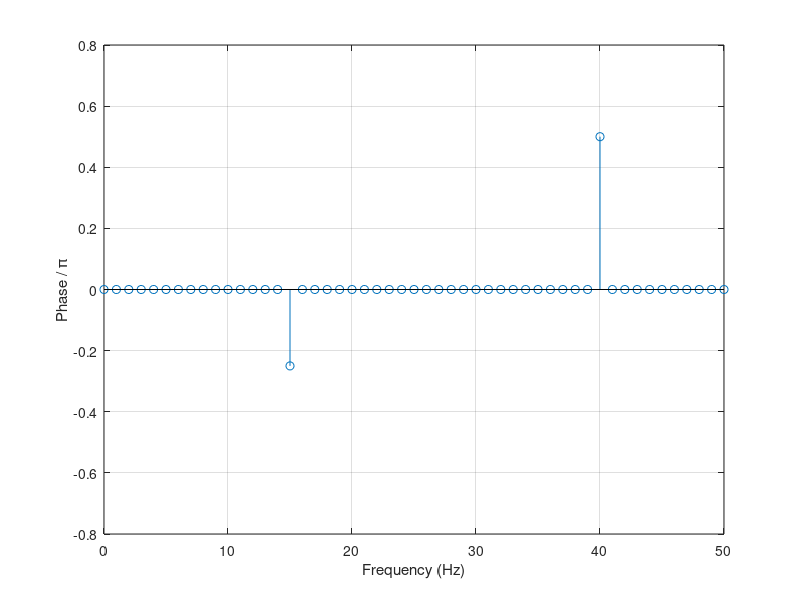
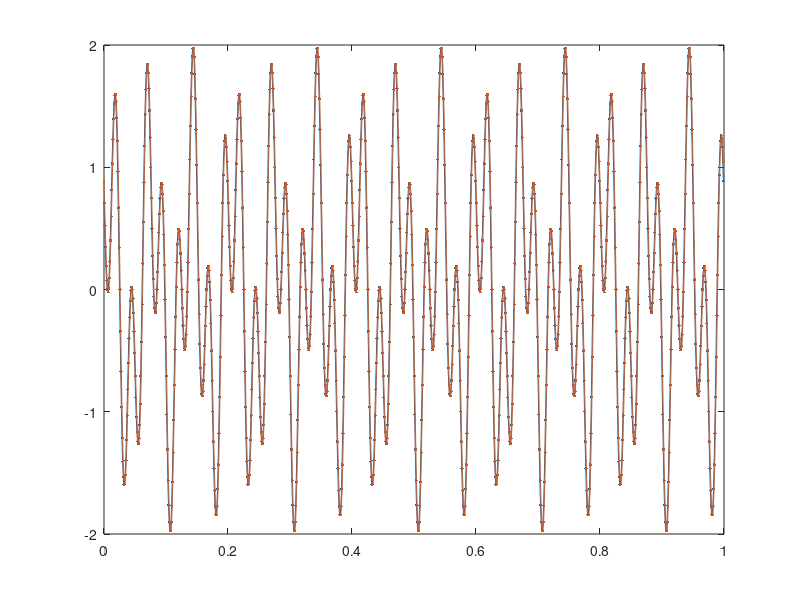

Write the MATLAB code that produced these figures, in order. (Note: this script raises an error after producing the figures.)


%%

fs = 100;
t = 0:1/fs:1-1/fs;
x = cos(2*pi*15*t - pi/4) - sin(2*pi*40*t);


%%

y = fft(x);
% z = fftshift(y);

ly = length(y);
% f = (-ly/2:ly/2-1)/ly*fs;
f = (0:ly-1)/ly*fs;

% stem(f,abs(z))
stem(f,abs(y))
xlabel 'Frequency (Hz)'
ylabel '|y|'
grid
xlim([0 fs/2])

%%

tol = 1e-6;
y(abs(y) < tol) = 0;

theta = angle(y);

stem(f,theta/pi)
xlabel 'Frequency (Hz)'
ylabel 'Phase / \pi'
grid
xlim([0 fs/2])


%% shift and ifft

%%
fs = 1000;
t = 0:1/fs:1-1/fs;
x = cos(2*pi*15*t - pi/4) - sin(2*pi*40*t);
n = numel(t);
delt = 1/fs;
delf = fs/n;
t = (0:n-1)*delt;
f = (-n/2:n/2-1)*delf;
y = fftshift(fft(x))/n;
i0 = n/2+1;
ip = i0+15;
im = i0-15;
first_fund = y(ip)*exp(2*pi*1i*f(ip)*t) + y(im)*exp(2*pi*1i*f(im)*t);
figure;
% plot(t,x,t,first_fund, '.-')              % same as what you have
plot(t,x, '.-') 
% t0 = (angle(y(ip))/(2*pi*f(ip)))

% t0 = pi/32*f(ip);
for t0 = [0:0.02:1]/fs
y1 = y.*exp(-2*pi*1i*f*t0);          % y1(ip) and y1(im) are real.
% y1(1) = real(y1(1));                % band aid fix                
x1 = n*(ifft(ifftshift(y1)));       % approx. circularly shifted signal
first_fund1 = y1(ip)*exp(2*pi*1i*f(ip)*t) + y1(im)*exp(2*pi*1i*f(im)*t);
% figure (5)
hold off;
plot(t,x, '.-')              % same as what you have
hold on;
plot(t,x1, '.-')
drawnow;
end

%%


fs = 1000;
t = 0:1/fs:1-1/fs;
x = cos(2*pi*15*t - pi/4) - sin(2*pi*40*t);

figure; 

for t0 = [0:0.02:1]
    x1 = phaseShiftSig(x,fs,t0);
    hold off; 
    plot(t,x, '.-')             
    hold on;
    plot(t,x1, '.-')
%     xlim([0.25 0.29]);
    drawnow;
end